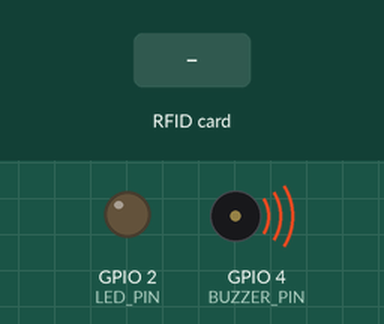
Recording of a sketch running on a simulated ESP32. Shown: output pins drawn as LEDs (lit = HIGH), buzzer (waves = sounding). Inputs (shaded band) come from the test bench. WiFi joins after 1.5 s; servers stay silent unless stated; uploads are accepted with an empty reply; what the sketch prints to the serial monitor is not drawn.

Above: at 2.4 s.
At 4.0 s:
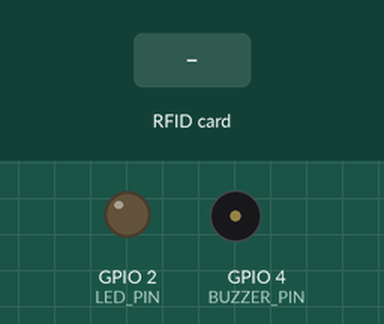
4.1 s: RFID card 5E 7A 19 C4 held to the reader
At 4.51 s:
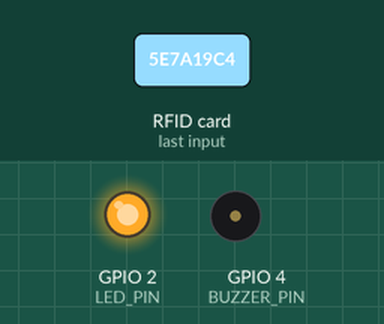
Timing chart, 0 to 7.1 s (numbered marks = the images above; inputs shaded):
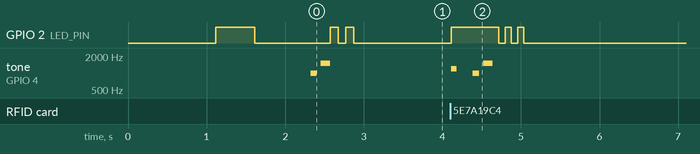

The sketch:

esp32_rfid_absen.ino
```cpp
/*
 * ======================================================================================
 * PROJEK ABSENSI PINTAR: ESP32 DEVKIT V1 + RC522 RFID READER
 * ======================================================================================
 * Deskripsi:
 * Membaca kartu RFID murid dan mengirim UID ke server absensi via Wi-Fi secara real-time.
 * Setelah kartu di-tap pada alat ini, layar TV / Kiosk otomatis beralih ke verifikasi wajah biometrik!
 *
 * --------------------------------------------------------------------------------------
 * SKEMA KABEL / WIRING (ESP32 DevKit V1 30-Pin / 38-Pin <---> Modul RFID RC522):
 * --------------------------------------------------------------------------------------
 *  RC522 Pin       ESP32 Pin                   Keterangan
 *  ---------       ---------                   ----------
 *  3.3V            3V3                         ⚠️ WAJIB 3.3V! (Jangan hubungkan ke 5V / VIN)
 *  GND             GND                         Ground
 *  RST             GPIO 22 (Pin D22)           Reset Pin
 *  SDA / SS        GPIO 5  (Pin D5)            Slave Select SPI Pin
 *  SCK             GPIO 18 (Pin D18)           SPI Clock (VSPI)
 *  MISO            GPIO 19 (Pin D19)           SPI MISO (VSPI)
 *  MOSI            GPIO 23 (Pin D23)           SPI MOSI (VSPI)
 *  IRQ             (Tidak Dihubungkan)         Dibiarkan kosong
 *
 * OPSI TAMBAHAN (Indikator Suara & LED):
 *  Buzzer (+)      GPIO 4  (Pin D4)            Buzzer aktif (kaki negatif ke GND)
 *  LED Status      GPIO 2  (Pin D2)            Onboard Blue LED ESP32
 * ======================================================================================
 */

#include <WiFi.h>
#include <HTTPClient.h>
#include <SPI.h>
#include <MFRC522.h>

// --------------------------------------------------------------------------------------
// 1. KONFIGURASI WI-FI & ALAMAT SERVER
// --------------------------------------------------------------------------------------
const char* WIFI_SSID     = "Nazwafir";       // Ganti dengan SSID Wi-Fi sekolah / router
const char* WIFI_PASSWORD = "musaddiq3f";   // Ganti dengan password Wi-Fi

// IP Komputer Server (Pastikan laptop/PC server dan ESP32 di jaringan Wi-Fi yang sama)
const char* SERVER_HOST   = "192.168.1.4";
const int   SERVER_PORT   = 3001;

// Endpoint API server untuk menerima tap RFID
const String API_URL      = "http://" + String(SERVER_HOST) + ":" + String(SERVER_PORT) + "/api/rfid/tap";
const String PING_URL     = "http://" + String(SERVER_HOST) + ":" + String(SERVER_PORT) + "/api/rfid/ping";

// --------------------------------------------------------------------------------------
// 2. DEFINISI PIN HARDWARE (ESP32 VSPI)
// --------------------------------------------------------------------------------------
#define SS_PIN     5    // Pin SDA / SS RC522 (GPIO 5)
#define RST_PIN    22   // Pin RST RC522 (GPIO 22)
#define BUZZER_PIN 4    // Pin Buzzer (GPIO 4)
#define LED_PIN    2    // Onboard Blue LED ESP32 (GPIO 2)

MFRC522 rfrc(SS_PIN, RST_PIN);

// Variabel debounce agar kartu tidak terbaca berulang kali dalam 1.5 detik
String lastCardUid = "";
unsigned long lastCardTime = 0;
const unsigned long DEBOUNCE_DELAY = 1500;

unsigned long lastPingTime = 0;
const unsigned long PING_INTERVAL = 25000; // Heartbeat setiap 25 detik

// --------------------------------------------------------------------------------------
// FUNGSI SUARA & INDIKATOR
// --------------------------------------------------------------------------------------
void beep(int freq, int durationMs) {
  #ifdef BUZZER_PIN
  tone(BUZZER_PIN, freq, durationMs);
  delay(durationMs);
  noTone(BUZZER_PIN);
  #endif
}

void beepSuccess() {
  beep(1000, 80);
  delay(50);
  beep(1500, 120);
}

void beepError() {
  beep(400, 250);
}

void blinkLed(int times = 1, int delayMs = 100) {
  for (int i = 0; i < times; i++) {
    digitalWrite(LED_PIN, HIGH);
    delay(delayMs);
    digitalWrite(LED_PIN, LOW);
    if (i < times - 1) delay(delayMs);
  }
}

// --------------------------------------------------------------------------------------
// SETUP UTAMA
// --------------------------------------------------------------------------------------
void setup() {
  Serial.begin(115200);
  delay(500);

  Serial.println("\n\n=======================================================");
  Serial.println("   SISTEM ABSENSI IoT: ESP32 DEVKIT V1 + RFID RC522    ");
  Serial.println("=======================================================");

  // Inisialisasi Pin Output
  pinMode(LED_PIN, OUTPUT);
  pinMode(BUZZER_PIN, OUTPUT);
  digitalWrite(LED_PIN, LOW);

  // Inisialisasi SPI Bus & MFRC522 (VSPI ESP32)
  SPI.begin(18, 19, 23, SS_PIN); // SCK=18, MISO=19, MOSI=23, SS=5
  rfrc.PCD_Init();
  delay(50);

  // Periksa apakah modul RC522 terdeteksi
  byte v = rfrc.PCD_ReadRegister(rfrc.VersionReg);
  Serial.print("[RFID] Versi Modul RC522: 0x");
  Serial.println(v, HEX);
  if (v == 0x00 || v == 0xFF) {
    Serial.println("⚠️ PERINGATAN: Modul RC522 tidak terdeteksi!");
    Serial.println("   Periksa kabel jumper ke ESP32 (khususnya 3.3V, GND, MOSI, MISO, SCK, SDA)");
  } else {
    Serial.println("✅ Modul RC522 Berhasil Diinisialisasi!");
  }

  // Koneksi Wi-Fi
  connectWiFi();

  // Nada tanda alat siap digunakan
  beepSuccess();
  blinkLed(2, 100);
  Serial.println(">> Siap! Tempelkan kartu RFID pada sensor...");
}

// --------------------------------------------------------------------------------------
// KONEKSI WI-FI
// --------------------------------------------------------------------------------------
void connectWiFi() {
  Serial.print("[WiFi] Menyambungkan ke ");
  Serial.println(WIFI_SSID);

  WiFi.mode(WIFI_STA);
  WiFi.begin(WIFI_SSID, WIFI_PASSWORD);

  int attempts = 0;
  while (WiFi.status() != WL_CONNECTED && attempts < 30) {
    delay(500);
    Serial.print(".");
    digitalWrite(LED_PIN, !digitalRead(LED_PIN)); // Blink saat mencari sinyal
    attempts++;
  }

  digitalWrite(LED_PIN, LOW);

  if (WiFi.status() == WL_CONNECTED) {
    Serial.println("\n[WiFi] ✅ Berhasil terhubung!");
    Serial.print("[WiFi] IP ESP32: ");
    Serial.println(WiFi.localIP());
    Serial.print("[WiFi] Menghubungkan ke Server: ");
    Serial.println(API_URL);
    sendHeartbeat();
  } else {
    Serial.println("\n[WiFi] ❌ Gagal terhubung ke Wi-Fi. Cek SSID & Password!");
  }
}

// --------------------------------------------------------------------------------------
// LOOP UTAMA
// --------------------------------------------------------------------------------------
void loop() {
  // Reconnect Wi-Fi jika terputus
  if (WiFi.status() != WL_CONNECTED) {
    digitalWrite(LED_PIN, LOW);
    connectWiFi();
    return;
  }

  // Kirim heartbeat / ping berkala ke server
  if (millis() - lastPingTime > PING_INTERVAL) {
    lastPingTime = millis();
    sendHeartbeat();
  }

  // Cek apakah ada kartu baru di dekat sensor
  if (!rfrc.PICC_IsNewCardPresent()) {
    return;
  }

  // Baca serial number kartu
  if (!rfrc.PICC_ReadCardSerial()) {
    return;
  }

  // Konversi UID kartu menjadi format HEX String
  String cardUid = "";
  for (byte i = 0; i < rfrc.uid.size; i++) {
    if (rfrc.uid.uidByte[i] < 0x10) cardUid += "0";
    cardUid += String(rfrc.uid.uidByte[i], HEX);
  }
  cardUid.toUpperCase();

  // Debounce check: hindari pembacaan berulang kartu yang sama dalam 1.5 detik
  if (cardUid == lastCardUid && (millis() - lastCardTime < DEBOUNCE_DELAY)) {
    rfrc.PICC_HaltA();
    rfrc.PCD_StopCrypto1();
    return;
  }

  lastCardUid = cardUid;
  lastCardTime = millis();

  Serial.println("\n========================================");
  Serial.print("💳 Kartu Ditempelkan! UID: ");
  Serial.println(cardUid);

  // Indikator LED menyala
  digitalWrite(LED_PIN, HIGH);
  beep(1200, 70); // Feedback instan saat kartu menyentuh sensor

  // Kirim data tap ke Server Absensi
  kirimTapKeServer(cardUid);

  digitalWrite(LED_PIN, LOW);

  // Hentikan komunikasi dengan kartu saat ini
  rfrc.PICC_HaltA();
  rfrc.PCD_StopCrypto1();
}

// --------------------------------------------------------------------------------------
// MENGIRIM DATA TAP KE SERVER VIA HTTP POST
// --------------------------------------------------------------------------------------
void kirimTapKeServer(String rfid) {
  if (WiFi.status() != WL_CONNECTED) {
    Serial.println("[HTTP] Error: Wi-Fi terputus");
    beepError();
    return;
  }

  WiFiClient client;
  HTTPClient http;

  Serial.print("[HTTP] Mengirim UID ke: ");
  Serial.println(API_URL);

  if (http.begin(client, API_URL)) {
    http.addHeader("Content-Type", "application/json");

    // Body JSON yang dikirim ke backend
    String payload = "{\"rfid\":\"" + rfid + "\",\"device\":\"ESP32_DEVKIT_V1\"}";

    int httpCode = http.POST(payload);

    if (httpCode > 0) {
      String response = http.getString();
      Serial.print("[HTTP] Response (Code ");
      Serial.print(httpCode);
      Serial.print("): ");
      Serial.println(response);

      if (httpCode == HTTP_CODE_OK || httpCode == 201) {
        Serial.println("✅ BERHASIL: Kartu terdaftar, layar TV beralih ke verifikasi wajah!");
        beepSuccess();
        blinkLed(3, 80);
      } else {
        Serial.println("⚠️ Kartu tidak terdaftar di database server!");
        beepError();
      }
    } else {
      Serial.print("[HTTP] ❌ Gagal menghubungi server. Error: ");
      Serial.println(http.errorToString(httpCode).c_str());
      beepError();
    }

    http.end();
  } else {
    Serial.println("[HTTP] Gagal inisialisasi koneksi HTTP");
    beepError();
  }
}

// --------------------------------------------------------------------------------------
// KIRIM PING / HEARTBEAT KE SERVER
// --------------------------------------------------------------------------------------
void sendHeartbeat() {
  if (WiFi.status() != WL_CONNECTED) return;

  WiFiClient client;
  HTTPClient http;

  if (http.begin(client, PING_URL)) {
    http.addHeader("Content-Type", "application/json");
    String payload = "{\"device\":\"ESP32_DEVKIT_V1\",\"status\":\"online\"}";
    int code = http.POST(payload);
    if (code > 0) {
      Serial.println("[Heartbeat] Ping ke server OK");
    }
    http.end();
  }
}
```

Measured:
- after the input at 4.1 s, GPIO 2 (LED_PIN): LOW → HIGH at once, then repeats every 0.16 s: LOW 0.08 s, HIGH 0.08 s, until it stays LOW from 5.0 s; tone on GPIO 4 (BUZZER_PIN): plays 1200 Hz for 0.07 s, 1000 Hz for 0.08 s, 1500 Hz for 0.12 s, starting at once
